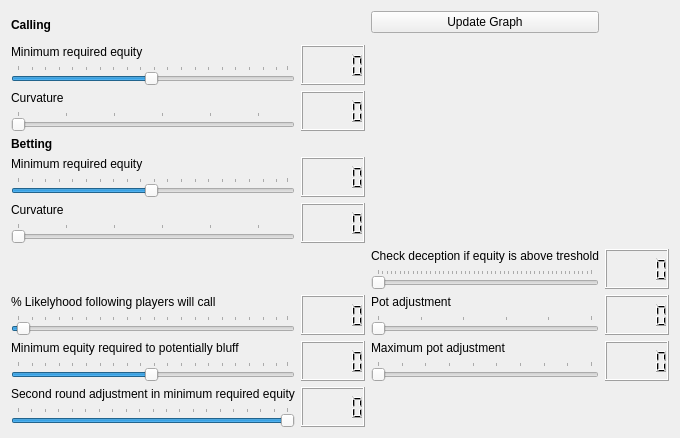
     <widget class="QWidget" name="tab_2">
      <attribute name="title">
       <string>Flop</string>
      </attribute>
      <layout class="QGridLayout" name="gridLayout_4">
       <item row="0" column="0" rowspan="2">
        <widget class="QLabel" name="label_175">
         <property name="font">
          <font>
           <weight>75</weight>
           <bold>true</bold>
          </font>
         </property>
         <property name="text">
          <string>Calling</string>
         </property>
        </widget>
       </item>
       <item row="0" column="2">
        <widget class="QPushButton" name="pushButton_update2">
         <property name="text">
          <string>Update Graph</string>
         </property>
        </widget>
       </item>
       <item row="1" column="2" rowspan="6" colspan="2">
        <layout class="QVBoxLayout" name="verticalLayout_flop">
         <item>
          <widget class="QWidget" name="widget_3" native="true"/>
         </item>
        </layout>
       </item>
       <item row="2" column="0">
        <layout class="QVBoxLayout" name="verticalLayout_183">
         <item>
          <widget class="QLabel" name="label_179">
           <property name="text">
            <string>Minimum required equity</string>
           </property>
          </widget>
         </item>
         <item>
          <widget class="QSlider" name="FlopMinCallEquity">
           <property name="mouseTracking">
            <bool>false</bool>
           </property>
           <property name="toolTip">
            <string>&lt;html&gt;&lt;head/&gt;&lt;body&gt;&lt;p&gt;For each stage you can select:&lt;/p&gt;&lt;p&gt;What is the minimum required equity (probability of winning as determined by the simulation) that is required to call the big blind. It is the starting point of the curve that you can see on the right.&lt;/p&gt;&lt;p&gt;How should curve be shaped that determines whether the bot should fold or call. The higher the equity the higher it will call. The higher the curvature (as can be seen in the graph on the right), the more conservative it will be on the lower ranges of the accepted equities. If the curvature is low (minimum is 2), then it almost becomes a straight line.&lt;/p&gt;&lt;/body&gt;&lt;/html&gt;</string>
           </property>
           <property name="minimum">
            <number>1</number>
           </property>
           <property name="maximum">
            <number>100</number>
           </property>
           <property name="singleStep">
            <number>1</number>
           </property>
           <property name="pageStep">
            <number>5</number>
           </property>
           <property name="value">
            <number>50</number>
           </property>
           <property name="orientation">
            <enum>Qt::Horizontal</enum>
           </property>
           <property name="tickPosition">
            <enum>QSlider::TicksAbove</enum>
           </property>
          </widget>
         </item>
        </layout>
       </item>
       <item row="2" column="1">
        <widget class="QLCDNumber" name="lcdNumber_34"/>
       </item>
       <item row="3" column="0">
        <layout class="QVBoxLayout" name="verticalLayout_184">
         <item>
          <widget class="QLabel" name="label_180">
           <property name="text">
            <string>Curvature</string>
           </property>
          </widget>
         </item>
         <item>
          <widget class="QSlider" name="FlopCallPower">
           <property name="mouseTracking">
            <bool>false</bool>
           </property>
           <property name="toolTip">
            <string>&lt;html&gt;&lt;head/&gt;&lt;body&gt;&lt;p&gt;For each stage you can select:&lt;/p&gt;&lt;p&gt;What is the minimum required equity (probability of winning as determined by the simulation) that is required to call the big blind. It is the starting point of the curve that you can see on the right.&lt;/p&gt;&lt;p&gt;How should curve be shaped that determines whether the bot should fold or call. The higher the equity the higher it will call. The higher the curvature (as can be seen in the graph on the right), the more conservative it will be on the lower ranges of the accepted equities. If the curvature is low (minimum is 2), then it almost becomes a straight line.&lt;/p&gt;&lt;/body&gt;&lt;/html&gt;</string>
           </property>
           <property name="minimum">
            <number>2</number>
           </property>
           <property name="maximum">
            <number>30</number>
           </property>
           <property name="singleStep">
            <number>5</number>
           </property>
           <property name="pageStep">
            <number>10</number>
           </property>
           <property name="orientation">
            <enum>Qt::Horizontal</enum>
           </property>
           <property name="tickPosition">
            <enum>QSlider::TicksAbove</enum>
           </property>
           <property name="tickInterval">
            <number>5</number>
           </property>
          </widget>
         </item>
        </layout>
       </item>
       <item row="3" column="1">
        <widget class="QLCDNumber" name="lcdNumber_29"/>
       </item>
       <item row="4" column="0">
        <widget class="QLabel" name="label_184">
         <property name="font">
          <font>
           <weight>75</weight>
           <bold>true</bold>
          </font>
         </property>
         <property name="text">
          <string>Betting</string>
         </property>
        </widget>
       </item>
       <item row="5" column="0">
        <layout class="QVBoxLayout" name="verticalLayout_186">
         <item>
          <widget class="QLabel" name="label_182">
           <property name="text">
            <string>Minimum required equity</string>
           </property>
          </widget>
         </item>
         <item>
          <widget class="QSlider" name="FlopMinBetEquity">
           <property name="mouseTracking">
            <bool>false</bool>
           </property>
           <property name="toolTip">
            <string>&lt;html&gt;&lt;head/&gt;&lt;body&gt;&lt;p&gt;For each stage you can select:&lt;/p&gt;&lt;p&gt;What is the minimum required equity (probability of winning as determined by the simulation) to make a bet, if the bet value is 2*big blind. It is the starting point of the curve that you can see on the right.&lt;/p&gt;&lt;p&gt;How should curve be shaped that determines whether the bot should fold or call. The higher the equity the higher it will call. The higher the curvature (as can be seen in the graph on the right), the more conservative it will be on the lower ranges of the accepted equities. If the curvature is low (minimum is 2), then it almost becomes a straight line.&lt;/p&gt;&lt;/body&gt;&lt;/html&gt;</string>
           </property>
           <property name="minimum">
            <number>1</number>
           </property>
           <property name="maximum">
            <number>100</number>
           </property>
           <property name="singleStep">
            <number>1</number>
           </property>
           <property name="pageStep">
            <number>5</number>
           </property>
           <property name="value">
            <number>50</number>
           </property>
           <property name="orientation">
            <enum>Qt::Horizontal</enum>
           </property>
           <property name="tickPosition">
            <enum>QSlider::TicksAbove</enum>
           </property>
          </widget>
         </item>
        </layout>
       </item>
       <item row="5" column="1">
        <widget class="QLCDNumber" name="lcdNumber_36"/>
       </item>
       <item row="6" column="0">
        <layout class="QVBoxLayout" name="verticalLayout_179">
         <item>
          <widget class="QLabel" name="label_176">
           <property name="text">
            <string>Curvature</string>
           </property>
          </widget>
         </item>
         <item>
          <widget class="QSlider" name="FlopBetPower">
           <property name="mouseTracking">
            <bool>false</bool>
           </property>
           <property name="toolTip">
            <string>&lt;html&gt;&lt;head/&gt;&lt;body&gt;&lt;p&gt;For each stage you can select:&lt;/p&gt;&lt;p&gt;What is the minimum required equity (probability of winning as determined by the simulation) to make a bet, if the bet value is 2*big blind. It is the starting point of the curve that you can see on the right.&lt;/p&gt;&lt;p&gt;How should curve be shaped that determines whether the bot should fold or call. The higher the equity the higher it will call. The higher the curvature (as can be seen in the graph on the right), the more conservative it will be on the lower ranges of the accepted equities. If the curvature is low (minimum is 2), then it almost becomes a straight line.&lt;/p&gt;&lt;/body&gt;&lt;/html&gt;</string>
           </property>
           <property name="minimum">
            <number>2</number>
           </property>
           <property name="maximum">
            <number>30</number>
           </property>
           <property name="singleStep">
            <number>5</number>
           </property>
           <property name="pageStep">
            <number>10</number>
           </property>
           <property name="orientation">
            <enum>Qt::Horizontal</enum>
           </property>
           <property name="tickPosition">
            <enum>QSlider::TicksAbove</enum>
           </property>
           <property name="tickInterval">
            <number>5</number>
           </property>
          </widget>
         </item>
        </layout>
       </item>
       <item row="6" column="1">
        <widget class="QLCDNumber" name="lcdNumber_28"/>
       </item>
       <item row="7" column="2">
        <layout class="QVBoxLayout" name="verticalLayout_433">
         <item>
          <widget class="QLabel" name="label_450">
           <property name="text">
            <string>Check deception if equity is above treshold</string>
           </property>
          </widget>
         </item>
         <item>
          <widget class="QSlider" name="FlopCheckDeceptionMinEquity">
           <property name="mouseTracking">
            <bool>false</bool>
           </property>
           <property name="toolTip">
            <string>&lt;html&gt;&lt;head/&gt;&lt;body&gt;&lt;p&gt;If the equity is very high, you may not want to be aggresssive at the flop stage already. That's why you may simply want to check or call, instead of making a big bet. For example if you suddenly have a 90% equity, you can set the limit here above which amount of equity you want to do a 'check deception' at the flop.&lt;/p&gt;&lt;/body&gt;&lt;/html&gt;</string>
           </property>
           <property name="minimum">
            <number>50</number>
           </property>
           <property name="maximum">
            <number>99</number>
           </property>
           <property name="pageStep">
            <number>1</number>
           </property>
           <property name="orientation">
            <enum>Qt::Horizontal</enum>
           </property>
           <property name="tickPosition">
            <enum>QSlider::TicksAbove</enum>
           </property>
          </widget>
         </item>
        </layout>
       </item>
       <item row="7" column="3">
        <widget class="QLCDNumber" name="lcdNumber_110"/>
       </item>
       <item row="8" column="0">
        <layout class="QVBoxLayout" name="verticalLayout_182">
         <item>
          <widget class="QLabel" name="label_178">
           <property name="text">
            <string>% Likelyhood following players will call</string>
           </property>
          </widget>
         </item>
         <item>
          <widget class="QSlider" name="CoveredPlayersCallLikelihoodFlop">
           <property name="mouseTracking">
            <bool>false</bool>
           </property>
           <property name="minimum">
            <number>1</number>
           </property>
           <property name="maximum">
            <number>100</number>
           </property>
           <property name="pageStep">
            <number>5</number>
           </property>
           <property name="value">
            <number>3</number>
           </property>
           <property name="orientation">
            <enum>Qt::Horizontal</enum>
           </property>
           <property name="tickPosition">
            <enum>QSlider::TicksAbove</enum>
           </property>
          </widget>
         </item>
        </layout>
       </item>
       <item row="8" column="1">
        <widget class="QLCDNumber" name="lcdNumber_30"/>
       </item>
       <item row="8" column="2">
        <layout class="QVBoxLayout" name="verticalLayout_188">
         <item>
          <widget class="QLabel" name="label_185">
           <property name="text">
            <string>Pot adjustment</string>
           </property>
          </widget>
         </item>
         <item>
          <widget class="QSlider" name="potAdjustment">
           <property name="mouseTracking">
            <bool>false</bool>
           </property>
           <property name="minimum">
            <number>0</number>
           </property>
           <property name="maximum">
            <number>5</number>
           </property>
           <property name="pageStep">
            <number>1</number>
           </property>
           <property name="orientation">
            <enum>Qt::Horizontal</enum>
           </property>
           <property name="tickPosition">
            <enum>QSlider::TicksAbove</enum>
           </property>
          </widget>
         </item>
        </layout>
       </item>
       <item row="8" column="3">
        <widget class="QLCDNumber" name="lcdNumber_32"/>
       </item>
       <item row="9" column="0">
        <layout class="QVBoxLayout" name="verticalLayout_187">
         <item>
          <widget class="QLabel" name="label_183">
           <property name="text">
            <string>Minimum equity required to potentially bluff</string>
           </property>
          </widget>
         </item>
         <item>
          <widget class="QSlider" name="FlopBluffMinEquity">
           <property name="mouseTracking">
            <bool>false</bool>
           </property>
           <property name="minimum">
            <number>1</number>
           </property>
           <property name="maximum">
            <number>100</number>
           </property>
           <property name="singleStep">
            <number>1</number>
           </property>
           <property name="pageStep">
            <number>5</number>
           </property>
           <property name="value">
            <number>50</number>
           </property>
           <property name="orientation">
            <enum>Qt::Horizontal</enum>
           </property>
           <property name="tickPosition">
            <enum>QSlider::TicksAbove</enum>
           </property>
          </widget>
         </item>
        </layout>
       </item>
       <item row="9" column="1">
        <widget class="QLCDNumber" name="lcdNumber_33"/>
       </item>
       <item row="9" column="2">
        <layout class="QVBoxLayout" name="verticalLayout_185">
         <item>
          <widget class="QLabel" name="label_181">
           <property name="text">
            <string>Maximum pot adjustment</string>
           </property>
          </widget>
         </item>
         <item>
          <widget class="QSlider" name="maxPotAdjustment">
           <property name="mouseTracking">
            <bool>false</bool>
           </property>
           <property name="minimum">
            <number>1</number>
           </property>
           <property name="maximum">
            <number>10</number>
           </property>
           <property name="pageStep">
            <number>1</number>
           </property>
           <property name="orientation">
            <enum>Qt::Horizontal</enum>
           </property>
           <property name="tickPosition">
            <enum>QSlider::TicksAbove</enum>
           </property>
          </widget>
         </item>
        </layout>
       </item>
       <item row="9" column="3">
        <widget class="QLCDNumber" name="lcdNumber_31"/>
       </item>
       <item row="10" column="0">
        <layout class="QVBoxLayout" name="verticalLayout_181">
         <item>
          <widget class="QLabel" name="label_177">
           <property name="text">
            <string>Second round adjustment in minimum required equity</string>
           </property>
          </widget>
         </item>
         <item>
          <widget class="QSlider" name="slider_preflop_call_min_equity_46">
           <property name="mouseTracking">
            <bool>false</bool>
           </property>
           <property name="minimum">
            <number>0</number>
           </property>
           <property name="maximum">
            <number>20</number>
           </property>
           <property name="singleStep">
            <number>1</number>
           </property>
           <property name="pageStep">
            <number>5</number>
           </property>
           <property name="value">
            <number>20</number>
           </property>
           <property name="orientation">
            <enum>Qt::Horizontal</enum>
           </property>
           <property name="tickPosition">
            <enum>QSlider::TicksAbove</enum>
           </property>
          </widget>
         </item>
        </layout>
       </item>
       <item row="10" column="1">
        <widget class="QLCDNumber" name="lcdNumber_35"/>
       </item>
      </layout>
     </widget>
